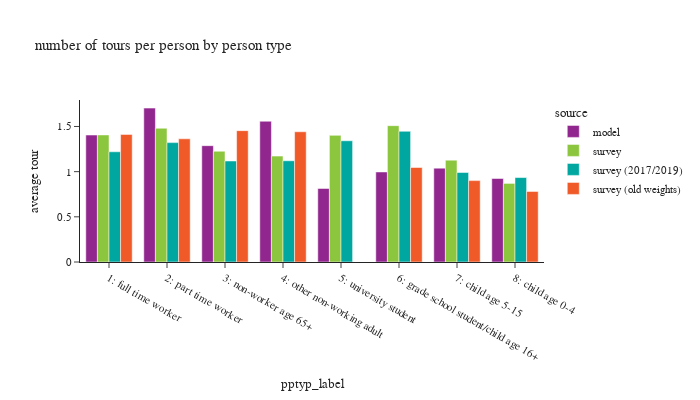

Source (notebook cell):
### Code cell
# plot_segment(tour_group_var=['source','pptyp_label'],person_group_var=['source','pptyp_label'],
#              title_name="number of tours per person by person type")

df_plot = df_tour.groupby(['source','pptyp_label'])['toexpfac'].sum().reset_index(). \
    merge(df_person.groupby(['source','pptyp_label'])['psexpfac'].sum().reset_index(), how='left', on=['source','pptyp_label'])
df_plot['average tour'] = df_plot['toexpfac']/df_plot['psexpfac']
df_plot
plot_segment(df_plot, tour_group_var=['source','pptyp_label'],person_group_var=['source','pptyp_label'],
             title_name="number of tours per person by person type")

### Figure 1 — Plotly figure (JSON) as saved in the notebook; plotly's stock layout.template omitted (floating-point values rounded to 4 significant figures)
{"data": [{"alignmentgroup": "True", "hovertemplate": "source=model<br>pptyp_label=%{x}<br>average tour=%{y}<extra></extra>", "legendgroup": "model", "marker": {"color": "#91268F", "pattern": {"shape": ""}}, "name": "model", "offsetgroup": "model", "orientation": "v", "showlegend": true, "textposition": "auto", "type": "bar", "x": ["1: full time worker", "2: part time worker", "3: non-worker age 65+", "4: other non-working adult", "5: university student", "6: grade school student/child age 16+", "7: child age 5-15", "8: child age 0-4"], "xaxis": "x", "y": [1.405, 1.703, 1.287, 1.558, 0.8137, 0.9966, 1.039, 0.9242], "yaxis": "y"}, {"alignmentgroup": "True", "hovertemplate": "source=survey<br>pptyp_label=%{x}<br>average tour=%{y}<extra></extra>", "legendgroup": "survey", "marker": {"color": "#8CC63E", "pattern": {"shape": ""}}, "name": "survey", "offsetgroup": "survey", "orientation": "v", "showlegend": true, "textposition": "auto", "type": "bar", "x": ["1: full time worker", "2: part time worker", "3: non-worker age 65+", "4: other non-working adult", "5: university student", "6: grade school student/child age 16+", "7: child age 5-15", "8: child age 0-4"], "xaxis": "x", "y": [1.406, 1.48, 1.226, 1.172, 1.402, 1.509, 1.128, 0.8699], "yaxis": "y"}, {"alignmentgroup": "True", "hovertemplate": "source=survey (2017/2019)<br>pptyp_label=%{x}<br>average tour=%{y}<extra></extra>", "legendgroup": "survey (2017/2019)", "marker": {"color": "#00A7A0", "pattern": {"shape": ""}}, "name": "survey (2017/2019)", "offsetgroup": "survey (2017/2019)", "orientation": "v", "showlegend": true, "textposition": "auto", "type": "bar", "x": ["1: full time worker", "2: part time worker", "3: non-worker age 65+", "4: other non-working adult", "5: university student", "6: grade school student/child age 16+", "7: child age 5-15", "8: child age 0-4"], "xaxis": "x", "y": [1.22, 1.321, 1.118, 1.121, 1.342, 1.447, 0.9906, 0.9347], "yaxis": "y"}, {"alignmentgroup": "True", "hovertemplate": "source=survey (old weights)<br>pptyp_label=%{x}<br>average tour=%{y}<extra></extra>", "legendgroup": "survey (old weights)", "marker": {"color": "#F05A28", "pattern": {"shape": ""}}, "name": "survey (old weights)", "offsetgroup": "survey (old weights)", "orientation": "v", "showlegend": true, "textposition": "auto", "type": "bar", "x": ["1: full time worker", "2: part time worker", "3: non-worker age 65+", "4: other non-working adult", "5: university student", "6: grade school student/child age 16+", "7: child age 5-15", "8: child age 0-4"], "xaxis": "x", "y": [1.412, 1.364, 1.454, 1.442, null, 1.046, 0.9008, 0.7812], "yaxis": "y"}], "layout": {"barmode": "group", "font": {"size": 11}, "height": 400, "legend": {"title": {"text": "source"}, "tracegroupgap": 0}, "title": {"text": "number of tours per person by person type"}, "width": 700, "xaxis": {"anchor": "y", "domain": [0.0, 1.0], "title": {"text": "pptyp_label"}}, "yaxis": {"anchor": "x", "domain": [0.0, 1.0], "tickformat": ".2", "title": {"text": "average tour"}}}}
